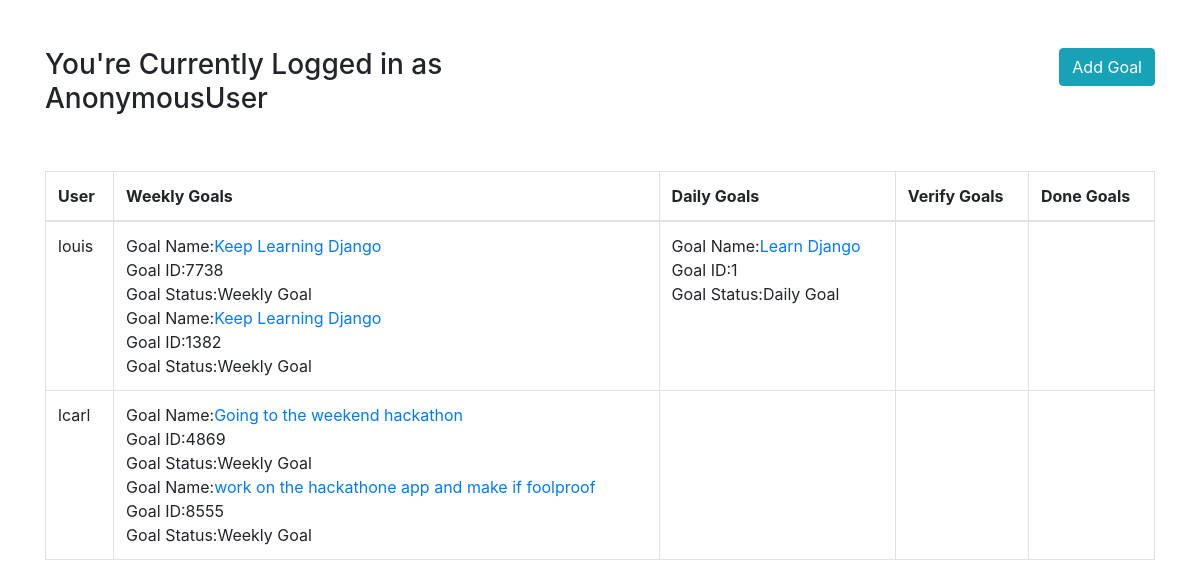
The app's page /index/home with its own data.
### samuelamujoscrumy/models.py (models this page shows, shortened)
class ScrumyGoals(models.Model):
  goal_name = models.CharField(max_length=50)
  goal_id = models.IntegerField()
  created_by = models.CharField(max_length=50)
  moved_by = models.CharField(max_length=50)
  owner = models.CharField(max_length=50)
  goal_status = models.ForeignKey(GoalStatus, on_delete = models.CASCADE)
  user = models.ForeignKey(User, related_name = 'scrumyUser', on_delete = models.CASCADE)

class GoalStatus(models.Model):
    status_name = models.CharField(max_length=100)
    def __str__(self):
        return self.status_name

### samuelamujoscrumy/views.py (the view)
# urls.py: 2. Add a URL to urlpatterns:  path('', views.home, name='home')
def home(request):
  User = get_user_model()
  allUsers = User.objects.all()
  datas = []
  for user in allUsers:
    dic = {}
    dic['users'] = user
    w_g = GoalStatus.objects.get(status_name="Weekly Goal")
    dic['w_g'] = user.scrumyUser.filter(goal_status = w_g)
    d_g = GoalStatus.objects.get(status_name="Daily Goal")
    dic['d_g'] = user.scrumyUser.filter(goal_status = d_g)
    v_g = GoalStatus.objects.get(status_name="Verify Goal")
    dic['v_g'] = user.scrumyUser.filter(goal_status = v_g)
    dn_g = GoalStatus.objects.get(status_name="Done Goal")
    dic['dn_g'] = user.scrumyUser.filter(goal_status = dn_g)
    datas.append(dic)
  context = {
    'datas': datas
  }
  return render(request, 'samuelamujoscrumy/home.html', context)

### samuelamujoscrumy/templates/samuelamujoscrumy/home.html (shortened to what this page needs)
 <!DOCTYPE html>
<html lang="en">
<head>
    <link rel="stylesheet" href="https://stackpath.bootstrapcdn.com/bootstrap/4.3.1/css/bootstrap.min.css">
</head>
<body>
    <div class="container">
        <div class="row mt-5">
            <div class="col-md-6 mb-5"><h3>You're Currently Logged in as {{ user }} </h3></div>
            <div class="col-md-6 text-right text-white mb-3">
                <a class="btn btn-info" href="{% url 'addgoal' %}">Add Goal</a>
            </div>
        </div>
        <div class="table-responsive">
            <table class="table table-bordered">
                <thead>
                    <tr>
                        <th>User</th>
                        <th>Weekly Goals</th>
                        <th>Daily Goals</th>
                        <th>Verify Goals</th>
                        <th>Done Goals</th>
                    </tr>
                </thead>
                <tbody>
                    {% for data in datas %}
                    <tr>
                        <td>{{ data.users }}</td>
                        <td>
                            {% for wg_column in data.w_g %}
                                Goal Name:<a href="movegoal/{{ wg_column.goal_id }}">{{ wg_column.goal_name }}</a><br>Goal ID:{{ wg_column.goal_id }}<br>Goal Status:{{ wg_column.goal_status }}<br>
                            {% endfor %}
                        </td>
                        <td>
                            {% for dg_column in data.d_g %}
                                Goal Name:<a href="movegoal/{{ dg_column.goal_id }}">{{ dg_column.goal_name }}</a><br>Goal ID:{{ dg_column.goal_id }}<br>Goal Status:{{ dg_column.goal_status }}<br>
                            {% endfor %}
                        </td>
                        <td>
                        </td>
                        <td>
                        </td>
                    </tr>
                    {% endfor %}
                </tbody>
            </table>
        </div>
    </div>
</body>
</html>

### records on screen
ScrumyGoals: goal_name "Keep Learning Django", goal_id "7738", goal_status "Weekly Goal"
ScrumyGoals: goal_name "Keep Learning Django", goal_id "1382", goal_status "Weekly Goal"
ScrumyGoals: goal_name "Learn Django", goal_id "1", goal_status "Daily Goal"
ScrumyGoals: goal_name "Going to the weekend hackathon", goal_id "4869", goal_status "Weekly Goal"
ScrumyGoals: goal_name "work on the hackathone app and make if foolproof", goal_id "8555", goal_status "Weekly Goal"

### other values on screen
{{ user }} "AnonymousUser"
{{ data.users }} "louis"
{{ data.users }} "lcarl"
